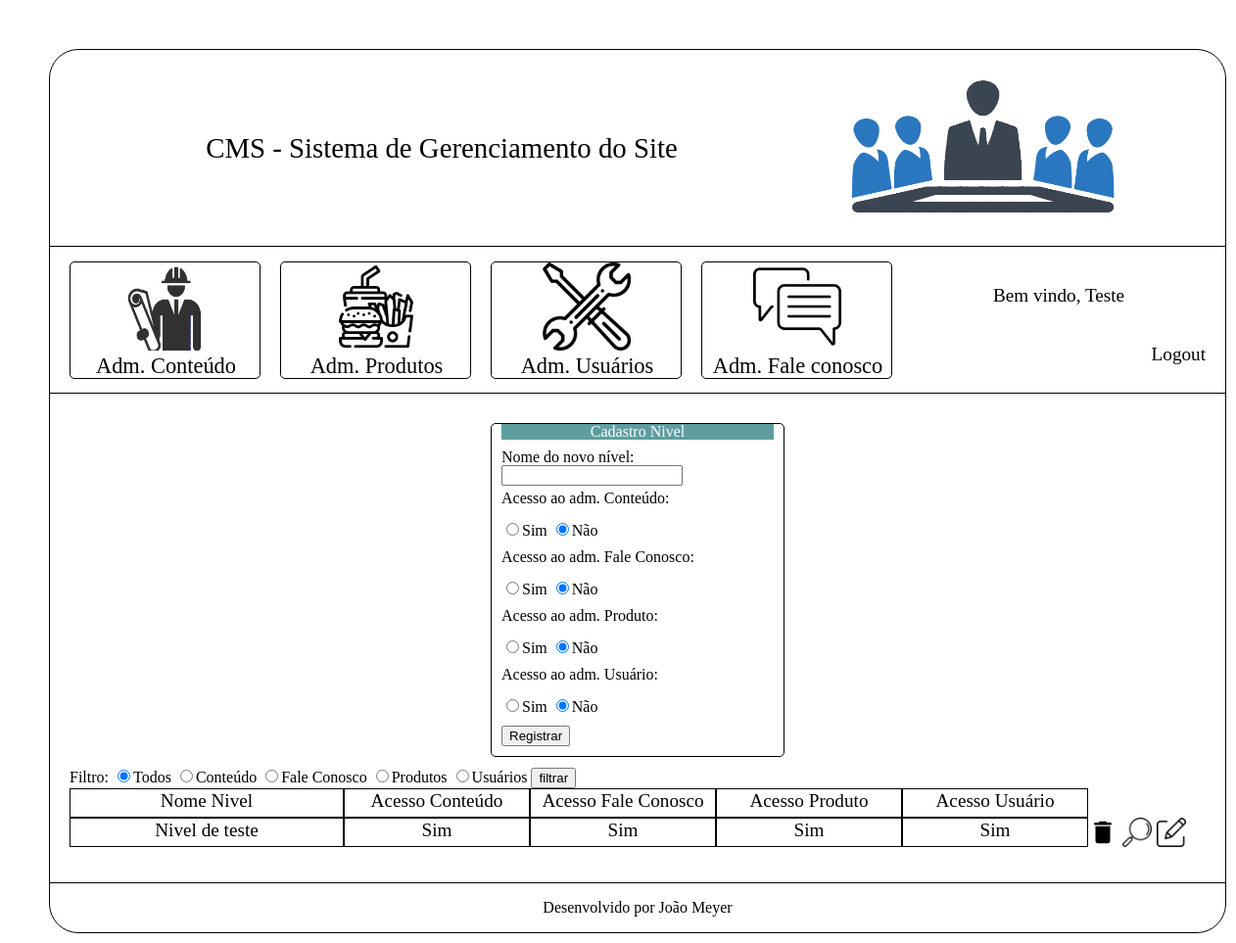
Screenshot of /Projeto_Hamburgueria2.0/cms/pagina_niveis_acesso.php (signed in) with the database file from the repository.
### tables this page shows
create table tblNivelAcesso (
	idNivelAcesso int(11) not null auto_increment primary key,
    nomeNivel varchar(200) not null,
    acessoConteudo boolean not null,
    acessoFaleConosco boolean not null,
    acessoProduto boolean not null,
    acessoUsuarios boolean not null
);

### Projeto_Hamburgueria2.0/cms/pagina_niveis_acesso.php (the view, shortened to what this page needs)
<?php
    $conexao = conexaoMysql();
    $dominio= $_SERVER['HTTP_HOST'];
    $url = "http://" . $dominio. $_SERVER['REQUEST_URI'];
    if(isset($_POST['btnFiltrar'])){
        if($_GET['modo']){
            if($_GET['modo'] == 'filtrar'){
                $filtro = $_POST['inputFiltro'];
                switch($filtro){
                    case "c":
                        $sqlQuerySelectNiveis = "select tblNivelAcesso.*
                            from tblNivelAcesso
                            where tblNivelAcesso.acessoConteudo = 1
                            order by tblNivelAcesso.nomeNivel";
                    break;
                    case "f":
                        $sqlQuerySelectNiveis = "select tblNivelAcesso.*
                            from tblNivelAcesso
                            where tblNivelAcesso.acessoFaleConosco = 1
                            order by tblNivelAcesso.nomeNivel";
                    break;
                    case "p":
                        $sqlQuerySelectNiveis = "select tblNivelAcesso.*
                            from tblNivelAcesso
                            where tblNivelAcesso.acessoProduto = 1
                            order by tblNivelAcesso.nomeNivel";
                    break;
                    case "u":
                        $sqlQuerySelectNiveis = "select tblNivelAcesso.*
                            from tblNivelAcesso
                            where tblNivelAcesso.acessoUsuarios = 1
                            order by tblNivelAcesso.nomeNivel";
                    break;
                    default:
                        $sqlQuerySelectNiveis = "select * from tblNivelAcesso
                        order by tblNivelAcesso.nomeNivel";
                    break;
                }
            }
        }
    }
    else{
        $sqlQuerySelectNiveis = "select * from tblNivelAcesso order by tblNivelAcesso.nomeNivel";
    }
    $querySelectNiveis = mysqli_query($conexao, $sqlQuerySelectNiveis);
    $action = "modulos/inserir_nivel_acesso.php?modo=inserir&url=" .$url;
    $nomeNivel = null;
    $acessoConteudo = null;
    $acessoFaleConosco = null;
    $acessoProdutos = null;
    $acessoUsuarios = null;
?>
<!DOCTYPE html>
<html lang="pt-br">
    <head>
    </head>
    <body>
        <div id="conteinerCMS">
            <div id="conteinerSubmenusGerenciamento">
                <form name="formAdmCadastroNivelAcesso" action="<?=$action?>" method="post">
                    <div class="conteinerCadastro">
                        <div class="tituloCadastro">Cadastro Nivel</div>
                        <div class="inputBox">
                            Nome do novo nível:
                            <input type="text" name="txtNomeNivel" required value="<?=$nomeNivel?>">
                        </div>
                        <div class="inputBox">
                            Acesso ao adm. Conteúdo:
                        </div>
                        <div class="inputBox">
                            <input type="radio" name="rdoAdmConteudo" value="1"
                                <?php
                                    if($acessoConteudo == '1'){
                                        echo("checked");
                                    }
                                ?>
                            >Sim
                            <input type="radio" name="rdoAdmConteudo" value="0"
                                <?php
                                    if($acessoConteudo != '1'){
                                        echo("checked");
                                    }
                                ?>
                            >Não
                        </div>
                        <div class="inputBox">
                            Acesso ao adm. Fale Conosco:
                        </div>
                        <div class="inputBox">
                            <input type="radio" name="rdoAdmFaleConosco" value="1"
                                <?php
                                    if($acessoFaleConosco == '1'){
                                        echo("checked");
                                    }
                                ?>
                            >Sim
                            <input type="radio" name="rdoAdmFaleConosco" value="0"
                                <?php
                                    if($acessoFaleConosco != '1'){
                                        echo("checked");
                                    }
                                ?>
                            >Não
                        </div>
                        <div class="inputBox">
                            Acesso ao adm. Produto:
                        </div>
                        <div class="inputBox">
                            <input type="radio" name="rdoAdmProduto" value="1"
                                <?php
                                    if($acessoProdutos == '1'){
                                        echo("checked");
                                    }
                                ?>
                            >Sim
                            <input type="radio" name="rdoAdmProduto" value="0"
                                <?php
                                    if($acessoProdutos != '1'){
                                        echo("checked");
                                    }
                                ?>
                            >Não
                        </div>
                        <div class="inputBox">
                            Acesso ao adm. Usuário:
                        </div>
                        <div class="inputBox">
                            <input type="radio" name="rdoAdmUsuario" value="1"
                                <?php
                                    if($acessoUsuarios == '1'){
                                        echo("checked");
                                    }
                                ?>
                            >Sim
                            <input type="radio" name="rdoAdmUsuario" value="0"
                                <?php
                                    if($acessoUsuarios != '1'){
                                        echo("checked");
                                    }
                                ?>
                            >Não
                        </div>
                        <div class="botaoRegistrar">
                            <input type="submit" name="btnSubmit" value="Registrar">
                        </div>
                    </div>
                </form>
                <form name="formAdmNiveisAcessoFiltro" action="pagina_niveis_acesso.php?modo=filtrar" method="post">
                    Filtro:
                    <input type="radio" name="inputFiltro" value="a" checked>Todos
                    <input type="radio" name="inputFiltro" value="c">Conteúdo
                    <input type="radio" name="inputFiltro" value="f">Fale Conosco
                    <input type="radio" name="inputFiltro" value="p">Produtos
                    <input type="radio" name="inputFiltro" value="u">Usuários
                    <input type="submit" value="filtrar" name="btnFiltrar">
                </form>
                <div class="conteinerComentario">
                    <div class="nivelAcessoNome">Nome Nivel</div>
                    <div class="nivelAcessoPermissao">Acesso Conteúdo</div>
                    <div class="nivelAcessoPermissao">Acesso Fale Conosco</div>
                    <div class="nivelAcessoPermissao">Acesso Produto</div>
                    <div class="nivelAcessoPermissao">Acesso Usuário</div>
                </div>
                <?php
                    while($rsSelect = mysqli_fetch_assoc($querySelectNiveis)){
                        ?>
                            <div class="conteinerComentario">
                                <div class="nivelAcessoNome"><?=$rsSelect['nomeNivel']?></div>
                                <div class="nivelAcessoPermissao">
                                    <?php
                                        if($rsSelect['acessoConteudo'] == 1){
                                            echo('Sim');
                                        }
                                        else{
                                            echo('Não');
                                        }
                                    ?>
                                </div>
                                <div class="nivelAcessoPermissao">
                                    <?php
                                        if($rsSelect['acessoFaleConosco'] == 1){
                                            echo('Sim');
                                        }
                                        else{
                                            echo('Não');
                                        }
                                    ?>
                                </div>
                                <div class="nivelAcessoPermissao">
                                    <?php
                                        if($rsSelect['acessoProduto'] == 1){
                                            echo('Sim');
                                        }
                                        else{
                                            echo('Não');
                                        }
                                    ?>
                                </div>
                                <div class="nivelAcessoPermissao">
                                    <?php
                                        if($rsSelect['acessoUsuarios'] == 1){
                                            echo('Sim');
                                        }
                                        else{
                                            echo('Não');
                                        }
                                    ?>
                                </div>
                                <a onclick="return confirm('Deseja realmente excluir o registro? Todos os usuários que utilizam este nível de acesso também serão excluídos!    ');"
                                href="modulos/deletar_nivel_acesso.php?modo=excluir&id=<?=$rsSelect['idNivelAcesso']?>&url=<?=$url?>">
                                    <div class="excluir"></div>
                                </a>
                                <div class="visualizar" onclick="visualizarNivelAcesso(<?=$rsSelect['idNivelAcesso']?>);"></div>
                                <a href="pagina_niveis_acesso.php?modo=editar&id=<?=$rsSelect['idNivelAcesso']?>">
                                    <div class="editar"></div>
                                </a>
                            </div>
                        <?php
                    }
                ?>
            </div>
            <div id="rodape">
                Desenvolvido por João Meyer
            </div>
        </div>
    </body>
</html>

### Projeto_Hamburgueria2.0/cms/css/style.css (style rules this page uses)
body { padding: 50px; }
a { text-decoration: none; color: black; }
#conteinerCMS { width: 1200px; min-height: 800px; height: auto; margin-left: auto; margin-right: auto; border: black 1px solid; border-radius: 30px; }
#conteinerSubmenusGerenciamento { width: inherit; min-height: 500px; height: auto; overflow: hidden; padding: 20px; box-sizing: border-box; border-bottom: 1px solid black; }
.conteinerCadastro { width: 300px; min-height: 100px; height: auto; border: solid 1px black; box-sizing: border-box; padding: 10px; padding-top: 0px; border-radius: 5px; margin-bottom: 10px; margin-top: 10px; margin-left: auto; margin-right: auto; }
.tituloCadastro { text-align: center; background-color: cadetblue; color: white; margin-bottom: 10px; }
.inputBox { width: 100%; min-height: 25px; height: auto; overflow: hidden; box-sizing: border-box; margin-bottom: 5px; }
.nivelAcessoNome { width: 280px; height: 30px; border: 1px black solid; box-sizing: border-box; font-size: 1.2em; line-height: 1.2em; text-align: center; float: left; }
.nivelAcessoPermissao { width: 190px; height: 30px; border: 1px black solid; box-sizing: border-box; font-size: 1.2em; line-height: 1.2em; text-align: center; float: left; }
.conteinerComentario { width: 1160px; min-height: 30px; height: auto; float: left; }
.excluir { width: 30px; height: 30px; margin-right: 5px; float: left; background-repeat: no-repeat; background-size: cover; background-image: url(../imagens/delete-24px.svg); }
.visualizar { width: 30px; height: 30px; margin-right: 5px; float: left; background-repeat: no-repeat; background-size: cover; background-image: url(../imagens/visualizar.png); }
.editar { width: 30px; height: 30px; margin-right: 5px; float: left; background-repeat: no-repeat; background-size: cover; background-image: url(../imagens/editar.png); }
#rodape { width: inherit; height: 50px; line-height: 50px; text-align: center; }

### rows the page displays
tblnivelacesso: nomeNivel "Nivel de teste", acessoConteudo "Sim", acessoFaleConosco "Sim", acessoProduto "Sim", acessoUsuarios "Sim"

### other values shown
$_SESSION['nomeUsuario'] "Teste"
